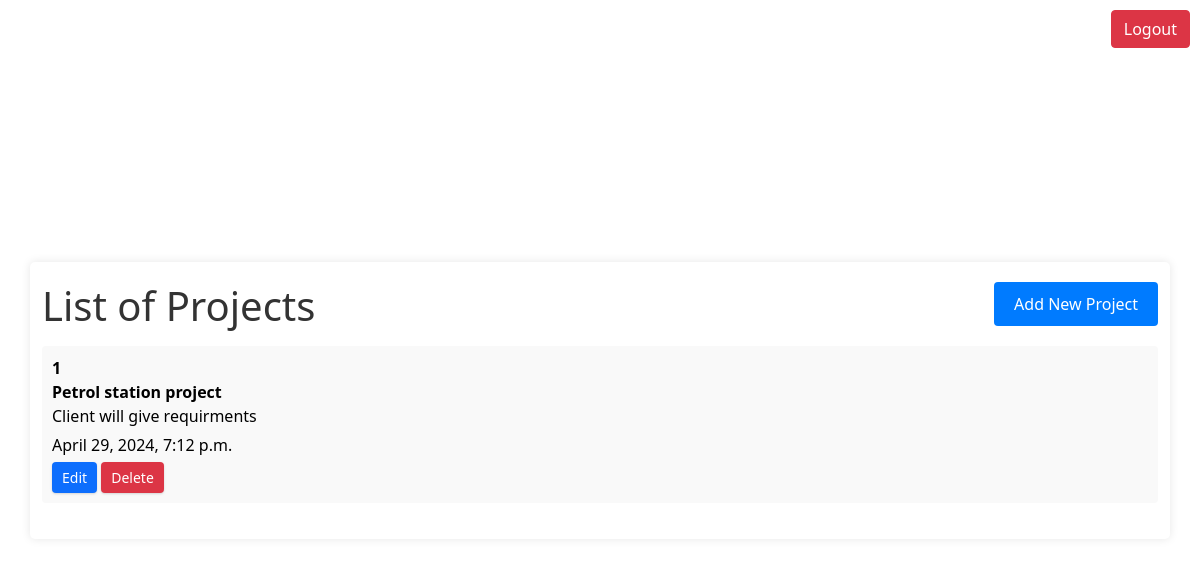
Screenshot of /projects/list/ (signed in) with the database file from the repository.
### todos/models.py (models this page shows, shortened)
class Project(models.Model):
    project_id = models.CharField(max_length=120, unique=True)
    title = models.CharField(max_length=100)
    description = models.TextField()
    created_date = models.DateTimeField(auto_now_add=True)
    customer = models.ForeignKey(Customer, on_delete=models.CASCADE, related_name='projects', null=True, blank=True)

### todos/views.py (the view)
# urls.py: path('projects/list/', ProjectListView.as_view(), name='project_list'),
class ProjectListView(LoginRequiredMixin,ListView):
    model = Project
    template_name = 'web/project_list.html'
    context_object_name = 'projects'
    def get_queryset(self):
        customer = Customer.objects.get(user=self.request.user)
        return Project.objects.filter(customer=customer)

### templates/web/project_list.html (shortened to what this page needs)
{% load static %}
<!DOCTYPE html>
<html lang="en">
<head>
<link rel="stylesheet" href="{% static 'web/css/project_list.css' %}">
<link href="https://cdn.jsdelivr.net/npm/bootstrap@5.0.2/dist/css/bootstrap.min.css" rel="stylesheet">
</head>
<body>
<div class="container">
  <div class="row">
    <div class="col-lg-6">
      <h1>List of Projects</h1>
    </div>
    <div class="col-lg-6 text-end">
      <button class="add-project-button" onclick="location.href='{% url 'create_project' %}'">Add New Project</button>
      <a href="{% url 'logout' %}" class="btn btn-danger logout-button">Logout</a>
    </div>
  </div>
    {% if projects %}
      <ul class="project-list">
          {% for project in projects %}
            <li class="project-item">
              <a href="{% url 'project_detail' project.pk %}" class="project-link">
                <div class="project-content">
                  <span class="project-title">{{ project.project_id }}</span><br>
                  <span class="project-title">{{ project.title }}</span>
                  <span class="project-description">{{ project.description }}</span>
                </div>
                <span class="project-description">{{ project.created_date }}</span>
              </a>
              <form method="GET" action="{% url 'update_project' project.pk %}" style="display: inline;">
                <button type="submit" class="edit-project-button btn-primary">Edit</button>
              </form>
              <form method="POST" action="{% url 'delete_project' project.pk %}" style="display: inline;">
                <button type="submit" class="delete-project-button btn-danger">Delete</button>
              </form>
            </li>
          {% endfor %}
        </ul>
    {% else %}
      <p>No projects available.</p>
    {% endif %}
</div>
</body>
</html>

### static/web/css/project_list.css (style rules this page uses)
* { margin: 0; padding: 0; }
body { font-family: Arial, sans-serif; background-color: #f0f0f0; width: 100%; height: 100vh; display: flex; justify-content: center; align-items: center; }
.container { width: 800px; margin: 20px auto; padding: 20px; background-color: #fff; border-radius: 5px; box-shadow: 0 0 10px rgba(0, 0, 0, 0.1); }
h1 { margin-top: 0; color: #333; }
.add-project-button { background-color: #007bff; color: #fff; border: none; border-radius: 4px; padding: 10px 20px; cursor: pointer; font-size: 16px; margin-bottom: 20px; }
.project-list { list-style-type: none; padding: 0; }
.project-item { margin-bottom: 10px; padding: 10px; background-color: #f9f9f9; border-radius: 4px; position: relative; }
.project-title { font-weight: bold; }
.project-description { display: block; margin-bottom: 5px; }
.edit-project-button, .delete-project-button { padding: 5px 10px; border-radius: 4px; cursor: pointer; font-size: 14px; }
.edit-project-button { box-shadow: rgba(0, 0, 0, 0.1) 0px 1px 3px 0px, rgba(0, 0, 0, 0.06) 0px 1px 2px 0px; border: none; }
.delete-project-button { box-shadow: rgba(0, 0, 0, 0.1) 0px 1px 3px 0px, rgba(0, 0, 0, 0.06) 0px 1px 2px 0px; border: none; margin-right: 10px; }
.project-link { text-decoration: none; color: black; display: block; }
.project-content { display: inline-block; }

### templates/web/project_list.html (style rules this page uses)
.logout-button { position: absolute; top: 10px; right: 10px; }

### rows the page displays
Project: project_id "1", title "Petrol station project", description "Client will give requirments", created_date "April 29, 2024, 7:12 p.m."
